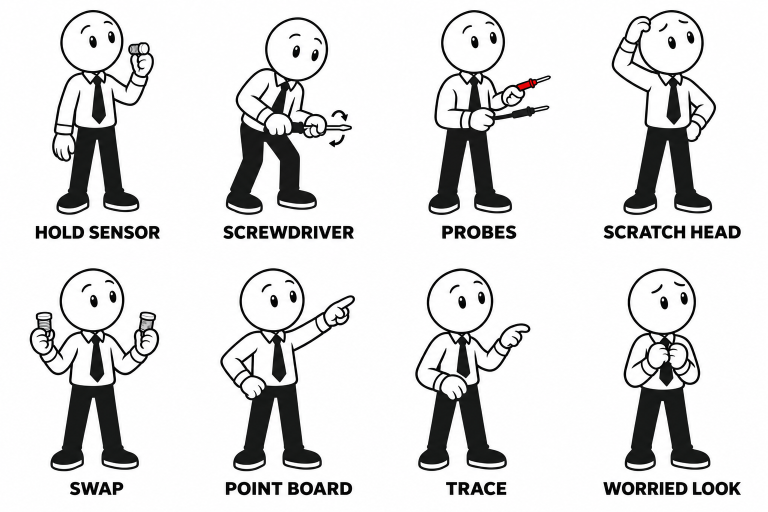
#> input picture images/fdt-office-actions-1.png, 1536 x 1024 px, found by its file name (shown at 1/2 size)
$ python trace_fdt_office.py
#> lines starting #> are read from the running program, lines starting #| are printed output that depends on the picture
"""Trace mailbox 036 sheets (ChatGPT, 4x2 grids, 1536x1024) into app/sprites_d.js.

  images/fdt-office-actions-1.png  -> OFFICE_SPR poses (mouthless; mouths are added by the app, lip-synced)
  images/fdt-office-actions-2.png  -> OFFICE_SPR poses
  images/fdt-office-mouths.png     -> OFFMOUTH_SPR (mouth set used by those poses)

Per cell: the label row is cut off, only the largest dark component (the figure + held props) is kept,
so loose marks such as the screwdriver's rotation arrows are dropped. Poses are normalised to h=476,
anchored at head-top x / feet y like trace_poses.py. Red props (probe) become a colour layer.
Needs: pillow, numpy, scipy, potrace (pip install potracer).
"""
from PIL import Image
import numpy as np, json, potrace, sys
from scipy import ndimage as nd

ROOT = sys.argv[1] if len(sys.argv) > 1 else '.'
K = 3  # upsample before tracing for smoother curves


def trace(mask, ox, oy, k, s):
    pl = potrace.Bitmap(~mask).trace(turdsize=6, alphamax=1.0, opticurve=True, opttolerance=0.25)
    f = lambda p: f"{(p.x / k - ox) * s:.1f} {(p.y / k - oy) * s:.1f}"
    out = []
    for c in pl:
        out.append("M" + f(c.start_point))
        for sg in c.segments:
            if sg.is_corner: out.append("L" + f(sg.c) + "L" + f(sg.end_point))
            else: out.append("C" + f(sg.c1) + " " + f(sg.c2) + " " + f(sg.end_point))
        out.append("Z")
    return "".join(out)


def up(m, W, H):
    return np.array(Image.fromarray((m * 255).astype(np.uint8)).resize((W * K, H * K), Image.LANCZOS)) > 127


def cells(img, label_cut):
    W, H = img.size; cw, ch = W // 4, H // 2
    for r in range(2):
        for c in range(4):
            yield img.crop((c * cw, r * ch, (c + 1) * cw, r * ch + int(ch * label_cut)))


def figure_masks(rgb):
    a = np.asarray(rgb).astype(int); R, G, B = a[..., 0], a[..., 1], a[..., 2]
    gray = .299 * R + .587 * G + .114 * B
    red = (R > 150) & (G < 110) & (B < 110)
    dark = (gray < 140) | red
    lab, n = nd.label(dark)
    sizes = nd.sum(dark, lab, range(1, n + 1)); main = lab == (1 + int(np.argmax(sizes)))
    region = nd.binary_fill_holes(nd.binary_dilation(main, iterations=2))
    keep = dark & region            # figure + everything drawn inside it (eyes, brows)
    return keep, red & region, region


def trace_pose(rgb, name):
    keep, red, region = figure_masks(rgb)
    H_, W_ = keep.shape
    ys = np.where(keep.any(1))[0]; top, bot = ys[0], ys[-1]; fz = (bot - top) / 476; S = 1 / fz
    tx = np.where(keep[top + 2])[0].mean(); ax, ay = tx, bot
    sil = nd.binary_closing(region, iterations=1)
    ink = keep & ~red
    lay = [['#e5484d', trace(up(red, W_, H_), ax, ay, K, S)]] if red.sum() > 30 else []
    lay.append(['@ink', trace(up(ink, W_, H_), ax, ay, K, S)])
    # head circle: width of the outline around head-top x, ~0.13 of the height below the top
    RC = top + int(62 * fz); lab2, _ = nd.label(keep)
    row = np.where(keep[RC])[0]; row = row[np.abs(row - tx) < 0.22 * (bot - top)]
    r = (row[-1] - row[0]) / 2; cx = (row[-1] + row[0]) / 2; cy = top + r
    hl = lab2[RC, row[0]]
    feats = []
    for i, sl in enumerate(nd.find_objects(lab2)):
        if i + 1 == hl or sl is None: continue
        fy = (sl[0].start + sl[0].stop) / 2; fx = (sl[1].start + sl[1].stop) / 2
        if (fx - cx) ** 2 + (fy - cy) ** 2 < (r - 6 * fz) ** 2: feats.append([sl[1].start, sl[0].start, sl[1].stop, sl[0].stop])
    # eyes = the two tallest roughly-oval blobs (eyebrows are wide and thin)
    ec = [b for b in feats if (b[3] - b[1]) >= 14 * fz and (b[3] - b[1]) > 0.9 * (b[2] - b[0])]
    ec.sort(key=lambda b: -(b[3] - b[1]) * (b[2] - b[0])); eyes = sorted(ec[:2], key=lambda b: b[0])
    rel = lambda b: [round(float(b[0] - ax) * S, 1), round(float(b[1] - ay) * S, 1), round(float(b[2] - ax) * S, 1), round(float(b[3] - ay) * S, 1)]
    return dict(n=name, h=476, head=[round(float(cx - ax) * S, 1), round(float(cy - ay) * S, 1), round(float(r) * S, 1)],
                eyes=[rel(b) for b in eyes], mouth=None, nomouth=True, mset='office', sil=trace(up(sil, W_, H_), ax, ay, K, S), layers=lay)


def trace_mouth(rgb, name):
    a = np.asarray(rgb).astype(int); R, G, B = a[..., 0], a[..., 1], a[..., 2]
    gray = .299 * R + .587 * G + .114 * B
    pink = (R > 200) & (G < 175) & (B < 200) & (R - G > 50)
    dark = gray < 110
    lab, n = nd.label(dark | pink); sizes = nd.sum(dark | pink, lab, range(1, n + 1))
    main = np.isin(lab, [1 + i for i, s in enumerate(sizes) if s > 0.05 * max(sizes)])
    region = nd.binary_fill_holes(nd.binary_dilation(main, iterations=2))
    ys, xs = np.where(region); x0, x1, y0, y1 = xs.min(), xs.max(), ys.min(), ys.max()
    ax, ay = (x0 + x1) / 2, y1; H_, W_ = region.shape
    lay = []
    if (pink & region).sum() > 30: lay.append(['#ff7f96', trace(up(pink & region, W_, H_), ax, ay, K, 1)])
    lay.append(['@ink', trace(up(dark & region, W_, H_), ax, ay, K, 1)])
    return dict(n=name, h=int(y1 - y0 + 1), w=int(x1 - x0 + 1), dir=1, sil=trace(up(region, W_, H_), ax, ay, K, 1), layers=lay, eyes=[], mouth=None)


def main():
    out = []
    N1 = ['holdsensor', 'screwdriver', 'probes', 'scratchhead', 'swap', 'pointboard', 'trace', 'worriedlook']
    N2 = ['talkneutral', 'count1', 'count2', 'count3', 'question', 'thumbsup', 'askviewer', 'wavebye']
    for f, names in [('fdt-office-actions-1.png', N1), ('fdt-office-actions-2.png', N2)]:
        img = Image.open(f'{ROOT}/images/{f}').convert('RGB')
#> img is the input picture: PIL image 1536x1024 RGB; mean R, G, B 222.4, 222.4, 222.4
        for cell, nm in zip(cells(img, .84), names):
            p = trace_pose(cell, nm); out.append(p); print(nm, 'head', p['head'], 'eyes', len(p['eyes']), 'layers', [l[0] for l in p['layers']])
#> this loop made 1 pass
#> nm on pass 1: 'holdsensor'
#> pass 1, in figure_masks, `a = np.asarray(rgb).astype(int)`:
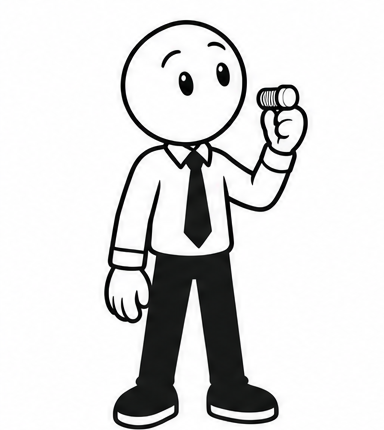
#> a: shape (430, 384, 3) int64; mean R, G, B 221.3, 221.4, 221.4
#> after the loop, out = []
    mouths = []
    img = Image.open(f'{ROOT}/images/fdt-office-mouths.png').convert('RGB')
    for cell, nm in zip(cells(img, .72), ['m_closed', 'm_small', 'm_medium', 'm_wide', 'm_o', 'm_ee', 'm_smile', 'm_sad']):
        m = trace_mouth(cell, nm); mouths.append(m); print(nm, m['w'], m['h'], [l[0] for l in m['layers']])
    js = ('/* sprites_d.js – traced from mailbox 036 sheets by tools/trace_fdt_office.py (office action poses, mouthless + mouth set) */\n'
          'OFFICE_SPR.push(...' + json.dumps(out, separators=(',', ':')) + ');\n'
          'const OFFMOUTH_SPR=' + json.dumps(mouths, separators=(',', ':')) + ';\n')
    open(f'{ROOT}/app/sprites_d.js', 'w').write(js); print('wrote app/sprites_d.js', len(js) // 1024, 'KB')


main()
#> (the call stopped at in trace, `pl = potrace.Bitmap(~mask).trace(turdsize=6, alphamax=1.0, opticurve=T..`: potrace is not available in this run)
